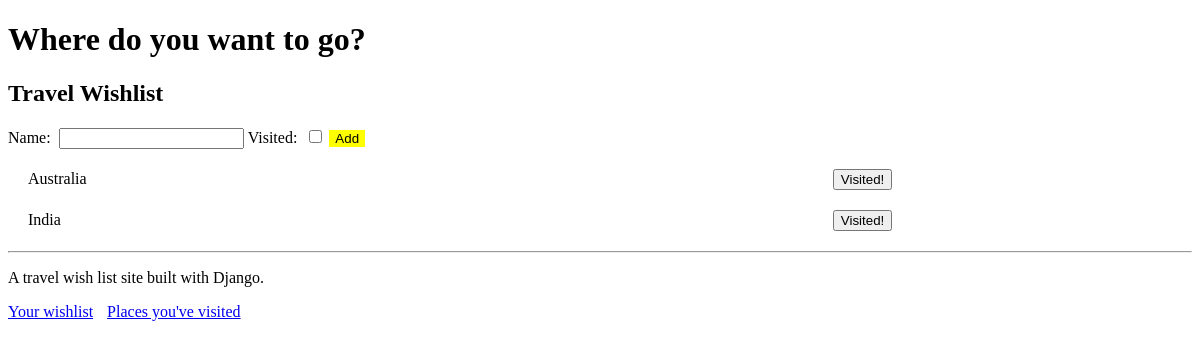
The app's page /, older data.
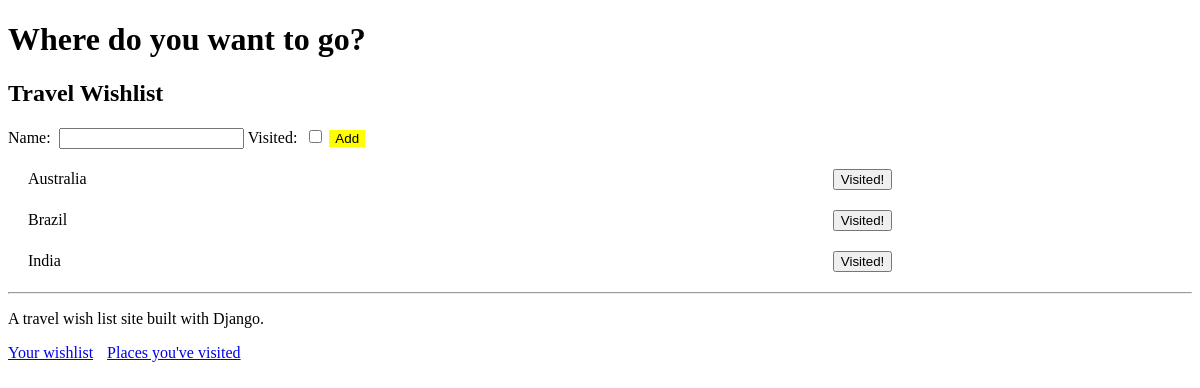
The same page, newer data.
### travel_wishlist/models.py (models this page shows, shortened)
class Place(models.Model):
    name = models.CharField(max_length=200)
    visited = models.BooleanField(default=False)

### travel_wishlist/views.py (the view)
# urls.py: path('', views.place_list, name='place_list'),
def place_list(request):
    if request.method == 'POST':
        form = NewPlaceForm(request.POST)
        place = form.save()
        if form.is_valid():
            place.save()
            return redirect('place_list')
    places = Place.objects.filter(visited=False).order_by('name')
    new_place_form = NewPlaceForm()
    return render(request, 'travel_wishlist/wishlist.html', { 'places': places, 'new_place_form': new_place_form })

### travel_wishlist/forms.py
class NewPlaceForm(forms.ModelForm):
    class Meta:
        model = Place
        fields = ('name', 'visited')

### travel_wishlist/templates/travel_wishlist/wishlist.html (shortened to what this page needs)
{% extends 'travel_wishlist/base.html' %}
{% block content %}
<h2>Travel Wishlist</h2>
<form method="POST" action="{% url 'place_list' %}">
    {{ new_place_form }}
    <button id="add-new-place" type="submit">Add</button>
</form>
{% for place in places %}
    <div class="wishlist-place">
        <span id="place-name-{{ place.pk }}" class="place-name">{{ place.name }}</span>
        <form class="visited-form" method="POST" action="{% url 'place_was_visited' %}">
            <button id="visited-button-{{ place.pk }}" type="submit">Visited!</button>
        </form>
    </div>
{% empty %}
    <p>You have no places in your wishlist</p>
{% endfor %}
{% endblock %}

Row changes from the older to the newer data that the page shows:
added Place: name "Brazil"
